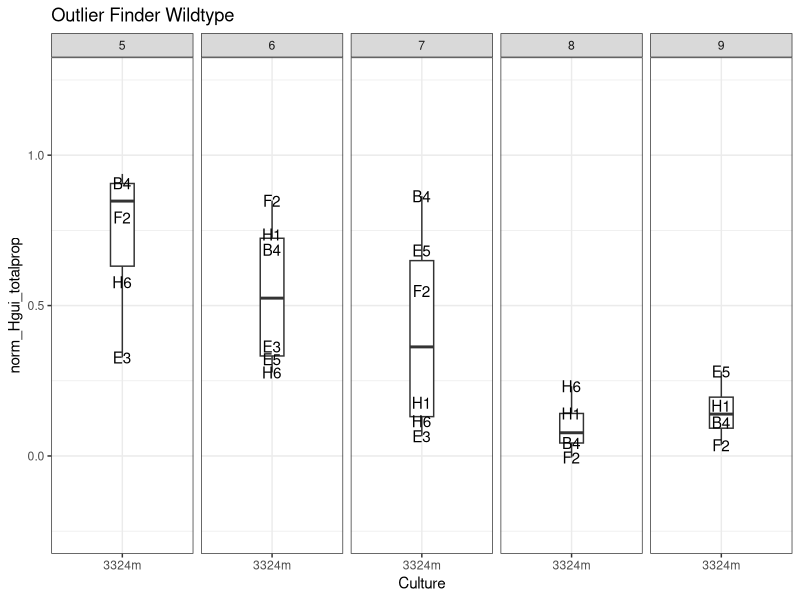
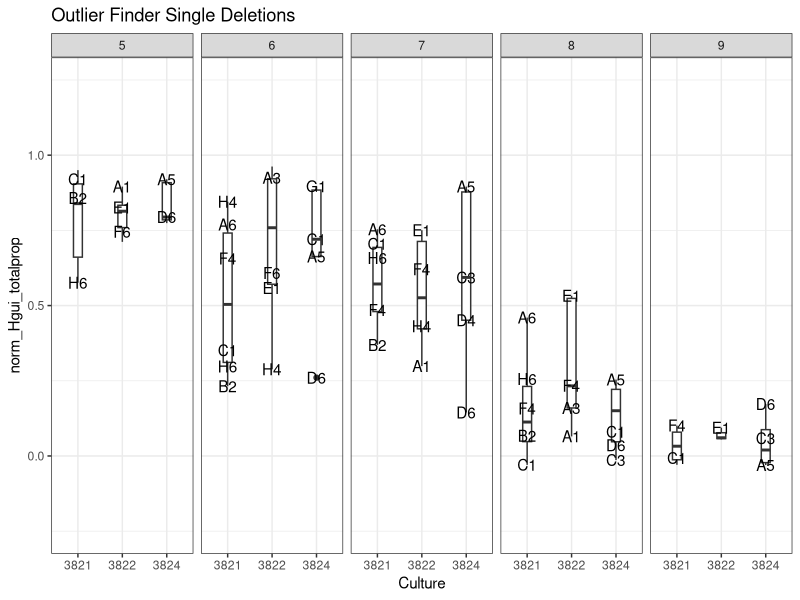
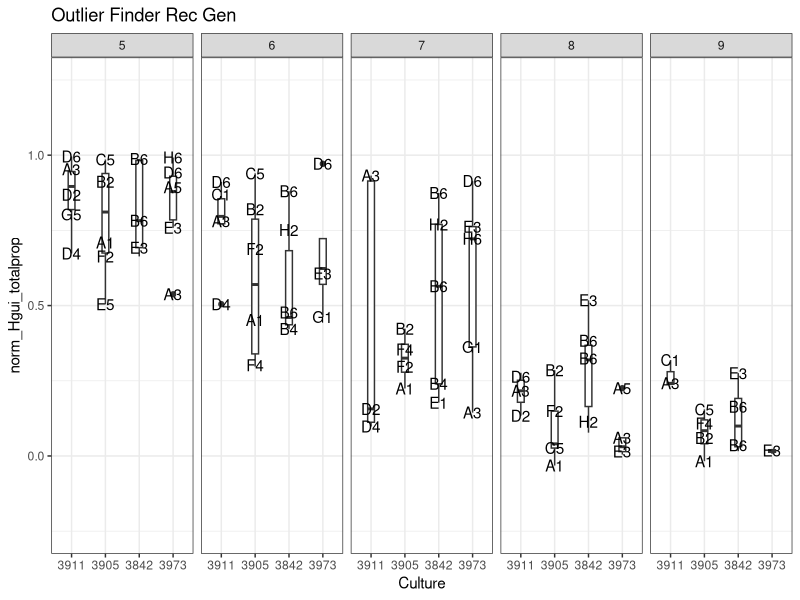
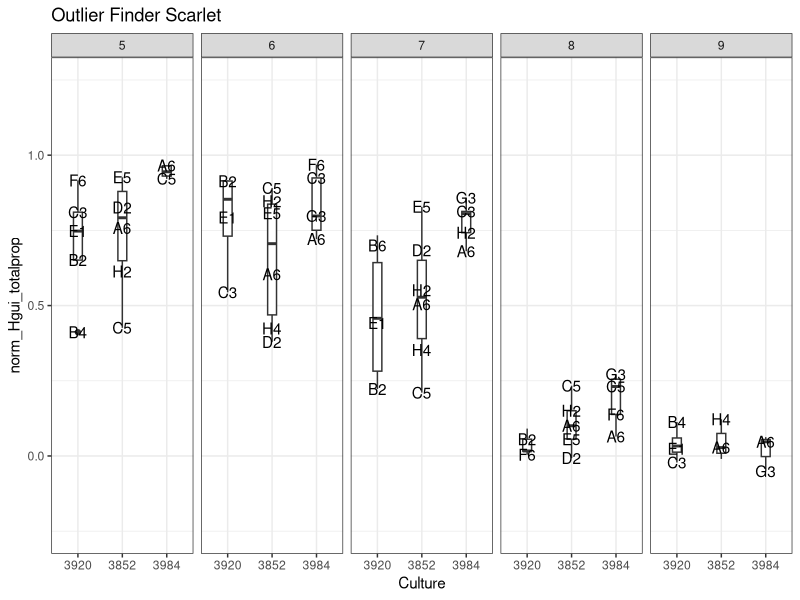
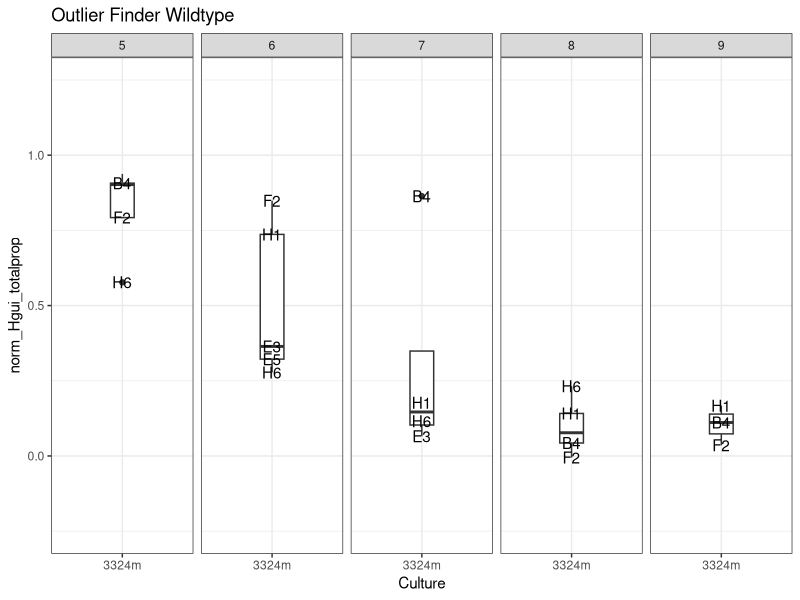
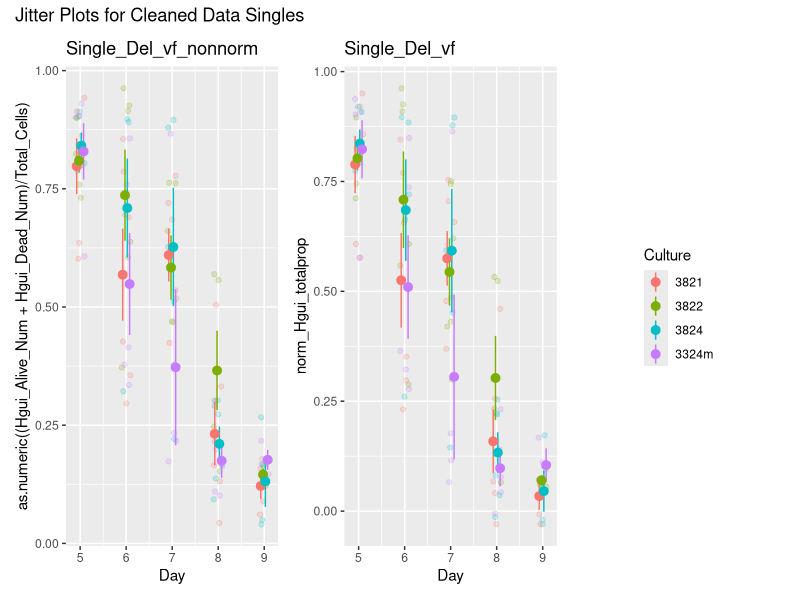
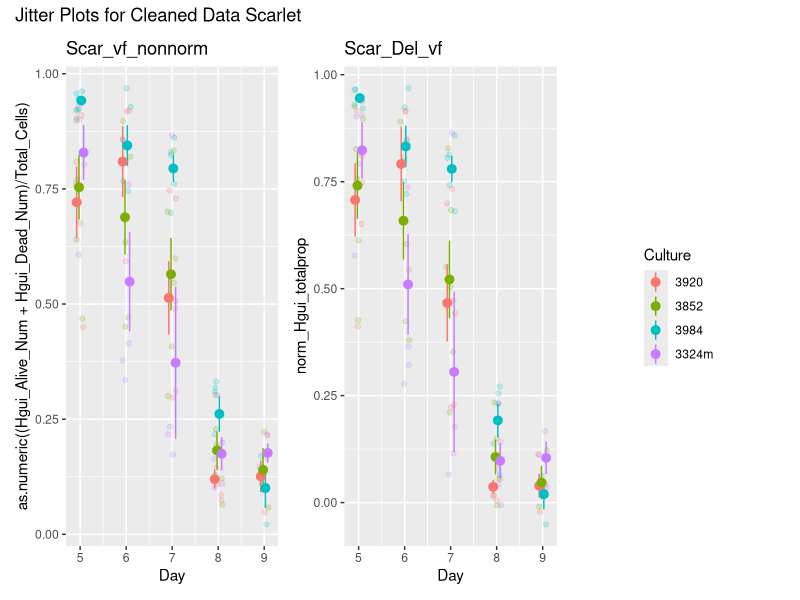
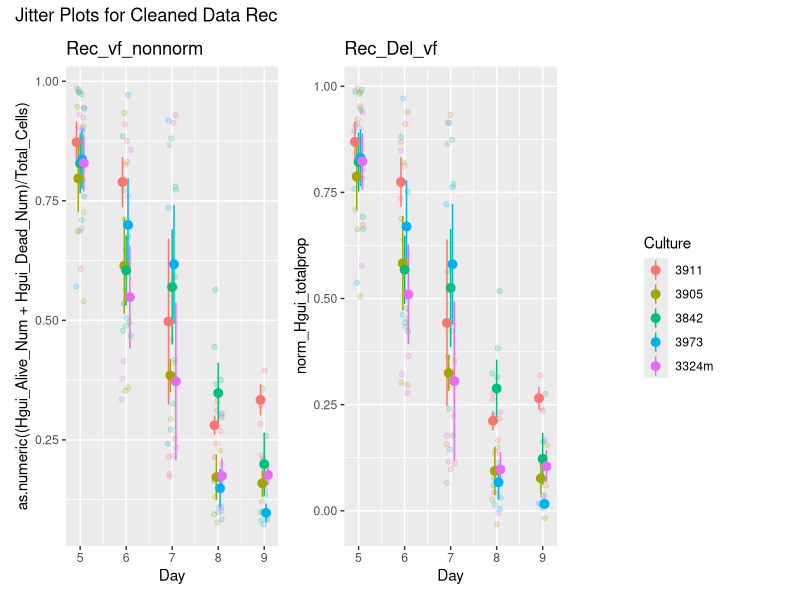

Write R code to recreate these figures, in order.
## ---- chunk 1
#need to make dataframe that has these values put in and the rest of the kept values to see if the adjusted flowjo data makes them no longer outliers
# (1) import dataset with all outliers removed
library(tidyverse)
library(patchwork)

merged_data_rm_HK_v4 <- read.csv("merged_data_rm_HK_v4.csv")

#(2) append new data to this with the wildtypes removed
edited_norm <- read_csv("Edited_norm.csv")

edited_norm <- edited_norm |> 
  filter(Culture != "3324a") |> 
  filter(Culture != "3850")

#(3) add data together
merged_edited_dataset_for_plots <- 
  rbind(edited_norm, merged_data_rm_HK_v4)
## ---- chunk 2
single_del <- c("3821", "3822", "3824")
rec_gen <- c('3911', '3905', '3842', '3973')
scar_lines <- c('3852', '3920' ,'3984')
wildtype <- "3324m"

merged_edited_dataset_for_plots$Culture <- factor(merged_edited_dataset_for_plots$Culture, 
                          levels =
                            c("3920", "3852", "3984", "3324a",
                              "3850", "3821", "3822", "3824",
                              '3911', '3905', '3842', '3973',
                              "b", "3324m"))
merged_edited_dataset_for_plots$Replicate <- factor(merged_edited_dataset_for_plots$Replicate, 
                          levels =
                            c("1", "2", "3"),
                          ordered = TRUE)
Outlier_BoxPlot_Wildtype <- ggplot(subset(merged_edited_dataset_for_plots, Culture %in% wildtype), 
       aes(x = Culture, y = norm_Hgui_totalprop, label = Well_Num)) +
  geom_boxplot(width = 0.2) + geom_text(check_overlap = TRUE) + 
  facet_grid(cols = vars(Day)) + theme_bw() + 
  ylim(-0.25, 1.25) + labs(title = "Outlier Finder Wildtype")

Outlier_BoxPlot_Wildtype

#remove B4 from day 6 & E5 from day 9 (amongst others that were deleted)
which(merged_edited_dataset_for_plots$Well_Num == "E5" & merged_edited_dataset_for_plots$Day == 9 & merged_edited_dataset_for_plots$Culture == "3324m")

merged_edited_dataset_hk_v1 <- merged_edited_dataset_for_plots[-c(278, 277, 296, 5, 9, 11, 86, 2, 10, 202, 390), ]

#check again for outliers in this dataset to see if new ones emerged
Outlier_BoxPlot_Single_Del <- ggplot(subset(merged_edited_dataset_hk_v1, Culture %in% single_del), 
       aes(x = Culture, y = norm_Hgui_totalprop, label = Well_Num)) +
  geom_boxplot(width = 0.2) + geom_text(check_overlap = TRUE) + 
  facet_grid(cols = vars(Day)) + theme_bw() + 
  ylim(-0.25, 1.25) + labs(title = "Outlier Finder Single Deletions")

Outlier_BoxPlot_Single_Del

Outlier_BoxPlot_Rec_Gen <- ggplot(subset(merged_edited_dataset_hk_v1, Culture %in% rec_gen), 
       aes(x = Culture, y = norm_Hgui_totalprop, label = Well_Num)) +
  geom_boxplot(width = 0.2) + geom_text(check_overlap = TRUE) + 
  facet_grid(cols = vars(Day)) + theme_bw() + 
  ylim(-0.25, 1.25) + labs(title = "Outlier Finder Rec Gen")

Outlier_BoxPlot_Rec_Gen

Outlier_BoxPlot_Scar <- ggplot(subset(merged_edited_dataset_hk_v1, Culture %in% scar_lines), 
       aes(x = Culture, y = norm_Hgui_totalprop, label = Well_Num)) +
  geom_boxplot(width = 0.2) + geom_text(check_overlap = TRUE) + 
  facet_grid(cols = vars(Day)) + theme_bw() + 
  ylim(-0.25, 1.25) + labs(title = "Outlier Finder Scarlet")

Outlier_BoxPlot_Scar

Outlier_BoxPlot_Wildtype <- ggplot(subset(merged_edited_dataset_hk_v1, Culture %in% wildtype), 
       aes(x = Culture, y = norm_Hgui_totalprop, label = Well_Num)) +
  geom_boxplot(width = 0.2) + geom_text(check_overlap = TRUE) + 
  facet_grid(cols = vars(Day)) + theme_bw() + 
  ylim(-0.25, 1.25) + labs(title = "Outlier Finder Wildtype")

Outlier_BoxPlot_Wildtype

#last set of removals
which(merged_edited_dataset_hk_v1$Well_Num == "B4" & merged_edited_dataset_hk_v1$Day == 7 & merged_edited_dataset_hk_v1$Culture == "3324m")

merged_edited_dataset_hk_vf <- merged_edited_dataset_hk_v1[-c(265, 251, 253, 261, 247, 2, 249), ]

#remove duplicate rows of 3850 & 3324a
merged_edited_dataset_hk_vf <- merged_edited_dataset_hk_v1 |> distinct()

#stats on final datasets

merged_edited_dataset_hk_vf |> 
  distinct() |> 
  group_by(Culture, Day) |> 
  summarise(n = n())

merged_edited_dataset_hk_vf |> 
  group_by(Culture, Day) |> 
  summarise(n = n())
## ---- chunk 3
#new plots
#single deletion
df_single_del_vf <- subset(merged_edited_dataset_hk_vf, Culture %in% c(single_del, "3324m"))

#non-normalized values
jitter_plot_single_del_vf_nonnorm <- ggplot(df_single_del_vf, aes(x = Day, y = as.numeric((Hgui_Alive_Num + Hgui_Dead_Num)/Total_Cells), col = Culture)) +
  geom_jitter(alpha = 0.2, width =0.1) +
  stat_summary(fun.data = "mean_se", linewidth = 0.5, size = 0.5, position=position_dodge(width = 0.2)) + labs(title = "Single_Del_vf_nonnorm")

#normalized values
jitter_plot_single_del_vf_norm <- ggplot(df_single_del_vf, aes(x = Day, y = norm_Hgui_totalprop, col = Culture)) +
  geom_jitter(alpha = 0.2, width =0.1) +
  stat_summary(fun.data = "mean_se", linewidth = 0.5, size = 0.5, position=position_dodge(width = 0.2)) + labs(title = "Single_Del_vf")

jitter_plots_singledel_HK_Oct30 <- (jitter_plot_single_del_vf_nonnorm + jitter_plot_single_del_vf_norm + guide_area() + plot_layout(guides = 'collect') + plot_annotation(title = 'Jitter Plots for Cleaned Data Singles'))

jitter_plots_singledel_HK_Oct30

ggsave("jitter_plots_singledel_HK_Oct30.png")

#scarlet lines only
df_scar_vf <- subset(merged_edited_dataset_hk_vf, Culture %in% c(scar_lines, "3324m"))

#non-normalized values
jitter_plot_scar_vf_nonnorm <- ggplot(df_scar_vf, aes(x = Day, y = as.numeric((Hgui_Alive_Num + Hgui_Dead_Num)/Total_Cells), col = Culture)) +
  geom_jitter(alpha = 0.2, width =0.1) +
  stat_summary(fun.data = "mean_se", linewidth = 0.5, size = 0.5, position=position_dodge(width = 0.2)) + labs(title = "Scar_vf_nonnorm")

#normalized values
jitter_plot_scar_vf_norm <- ggplot(df_scar_vf, aes(x = Day, y = norm_Hgui_totalprop, col = Culture)) +
  geom_jitter(alpha = 0.2, width =0.1) +
  stat_summary(fun.data = "mean_se", linewidth = 0.5, size = 0.5, position=position_dodge(width = 0.2)) + labs(title = "Scar_Del_vf")

jitter_plots_scar_HK_Oct30 <- (jitter_plot_scar_vf_nonnorm  + jitter_plot_scar_vf_norm + guide_area() + plot_layout(guides = 'collect') + plot_annotation(title = 'Jitter Plots for Cleaned Data Scarlet'))

jitter_plots_scar_HK_Oct30

ggsave("jitter_plots_scar_HK_Oct30.png")
#rec genos only
df_rec_vf <- subset(merged_edited_dataset_hk_vf, Culture %in% c(rec_gen, "3324m"))

#non-normalized values
jitter_plot_rec_vf_nonnorm <- ggplot(df_rec_vf, aes(x = Day, y = as.numeric((Hgui_Alive_Num + Hgui_Dead_Num)/Total_Cells), col = Culture)) +
  geom_jitter(alpha = 0.2, width =0.1) +
  stat_summary(fun.data = "mean_se", linewidth = 0.5, size = 0.5, position=position_dodge(width = 0.2)) + labs(title = "Rec_vf_nonnorm")

#normalized values
jitter_plot_rec_vf_norm <- ggplot(df_rec_vf, aes(x = Day, y = norm_Hgui_totalprop, col = Culture)) +
  geom_jitter(alpha = 0.2, width =0.1) +
  stat_summary(fun.data = "mean_se", linewidth = 0.5, size = 0.5, position=position_dodge(width = 0.2)) + labs(title = "Rec_Del_vf")

jitter_plots_rec_HK_Oct30 <- (jitter_plot_rec_vf_nonnorm  + jitter_plot_rec_vf_norm + guide_area() + plot_layout(guides = 'collect') + plot_annotation(title = 'Jitter Plots for Cleaned Data Rec'))

jitter_plots_rec_HK_Oct30

ggsave("jitter_plots_rec_HK_Oct30.png")
